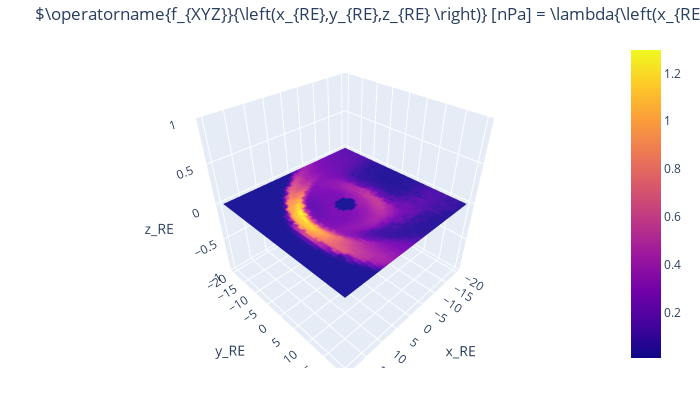

The code cell stored with this chart in its notebook:
### Code cell
tic = time.perf_counter()
zval = 0.;
iplot(kamodo.plot(f_XYZ = dict(z_RE = 0)))
toc = time.perf_counter()
print(f"Delta time is {toc - tic:0.4f} seconds")

### Figure 1 — Plotly figure (JSON) as saved in the notebook; plotly's stock layout.template omitted (floating-point values rounded to 4 significant figures; data arrays with more than 128 entries replaced by an {"elided": "..."} marker saying what was removed)
{"data": [{"surfacecolor": {"elided": "81x81 float values"}, "type": "surface", "x": {"elided": "81x81 float values"}, "y": {"elided": "81x81 float values"}, "z": {"elided": "81x81 int values"}}], "layout": {"autosize": false, "height": 400, "margin": {"b": 32, "pad": 0, "r": 30, "t": 40}, "scene": {"xaxis": {"title": {"text": "x_RE"}}, "yaxis": {"title": {"text": "y_RE"}}, "zaxis": {"title": {"text": "z_RE"}}}, "title": {"text": "$\\operatorname{f_{XYZ}}{\\left(x_{RE},y_{RE},z_{RE} \\right)} [nPa] = \\lambda{\\left(x_{RE},y_{RE},z_{RE} \\right)}$"}, "width": 700}}
